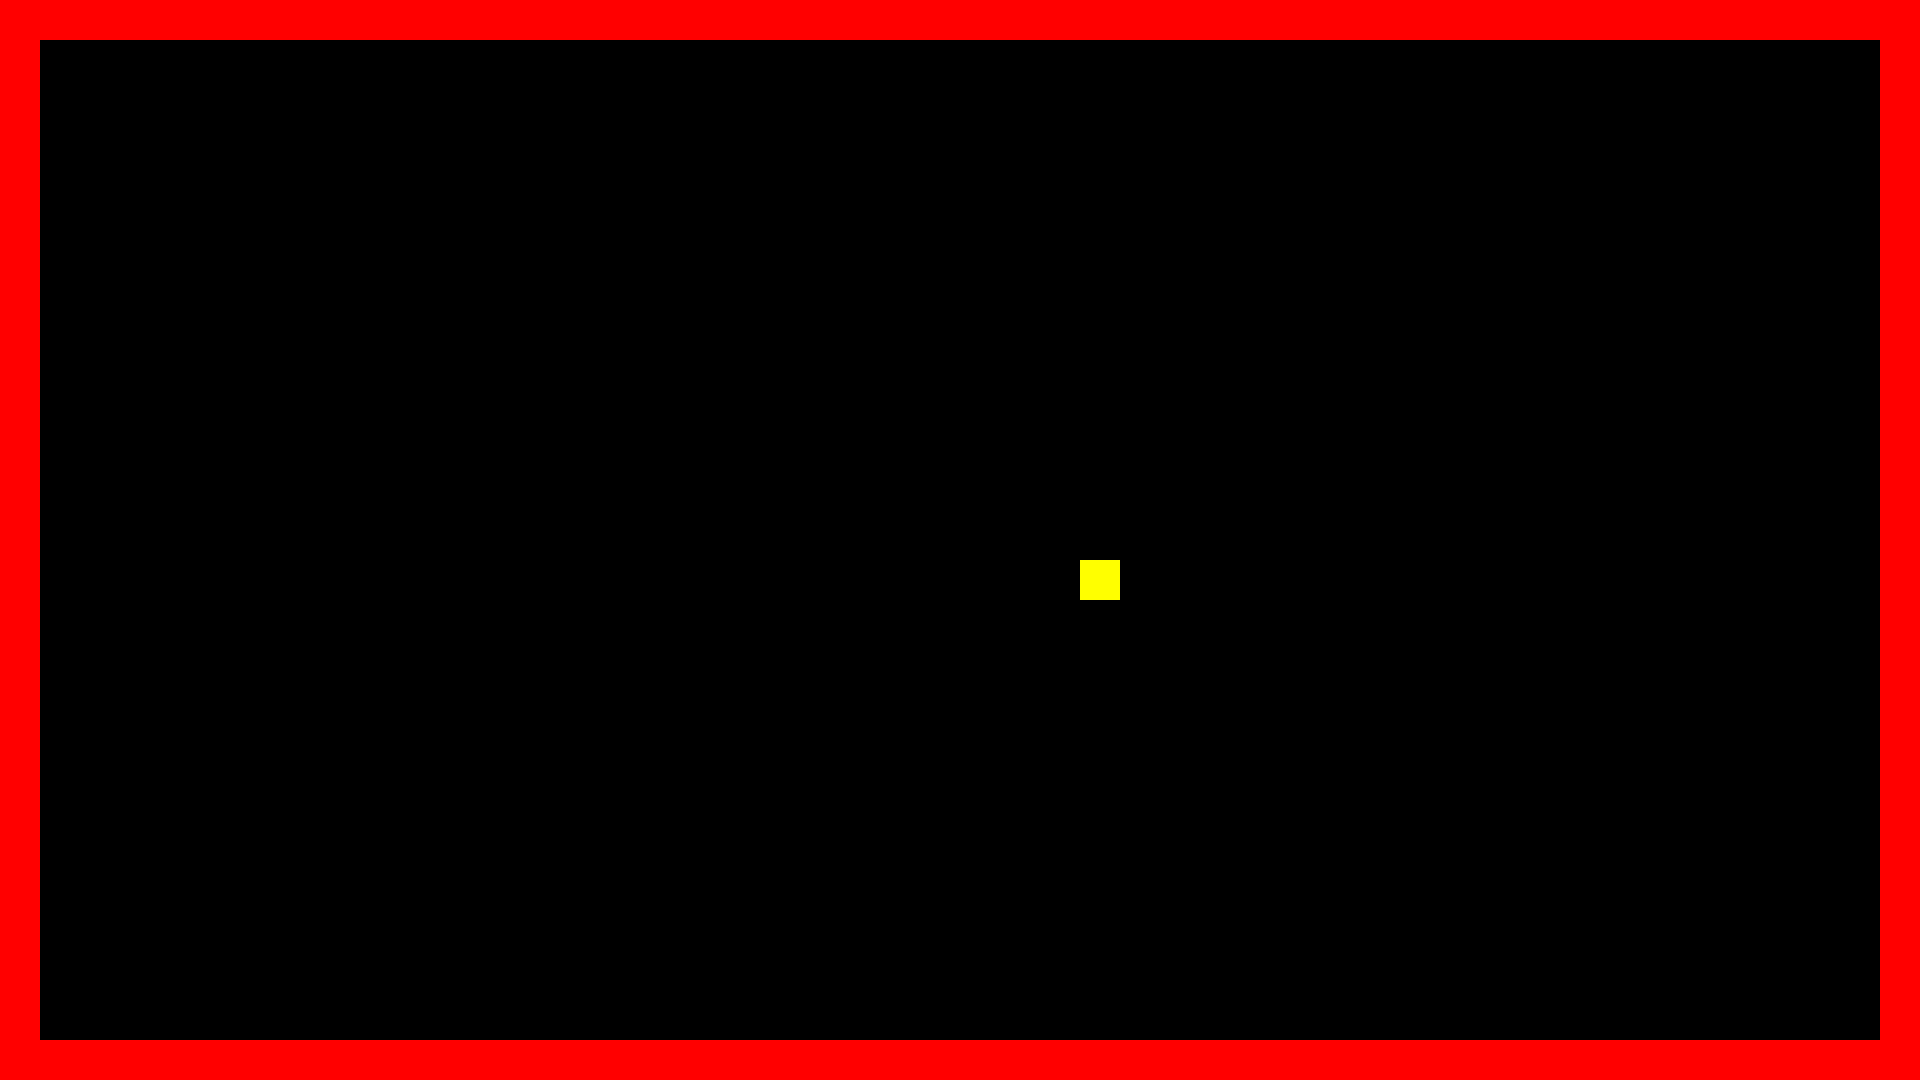

A 2D game scene composited from a Tiled map and its tileset images. What follows is a short description and the map's XML, with each tile layer's data collapsed to a summary:
An orthogonal 48x27 tile map with 40x40 px tiles, 1 tile layer (Layer1).

<map version="1.10" tiledversion="1.12.2" orientation="orthogonal" renderorder="right-down" width="48" height="27" tilewidth="40" tileheight="40" infinite="0" nextlayerid="2" nextobjectid="1">
 <tileset firstgid="1" source="logic.tsx" />
 <layer id="1" name="Layer1" width="48" height="27">
  <data>[1296 cells, 147 non-empty, 2 distinct tile ids]</data>
 </layer>
</map>
